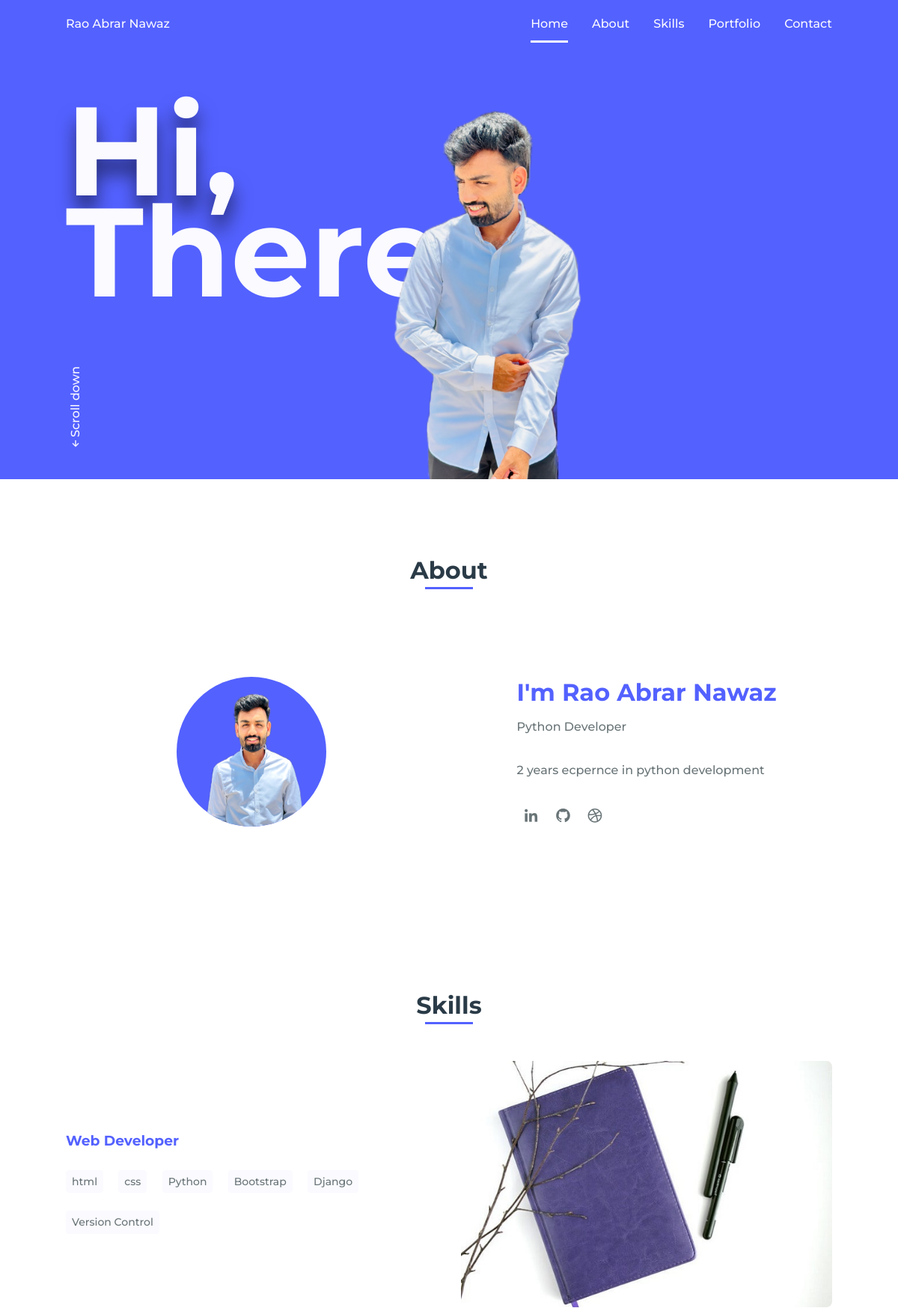
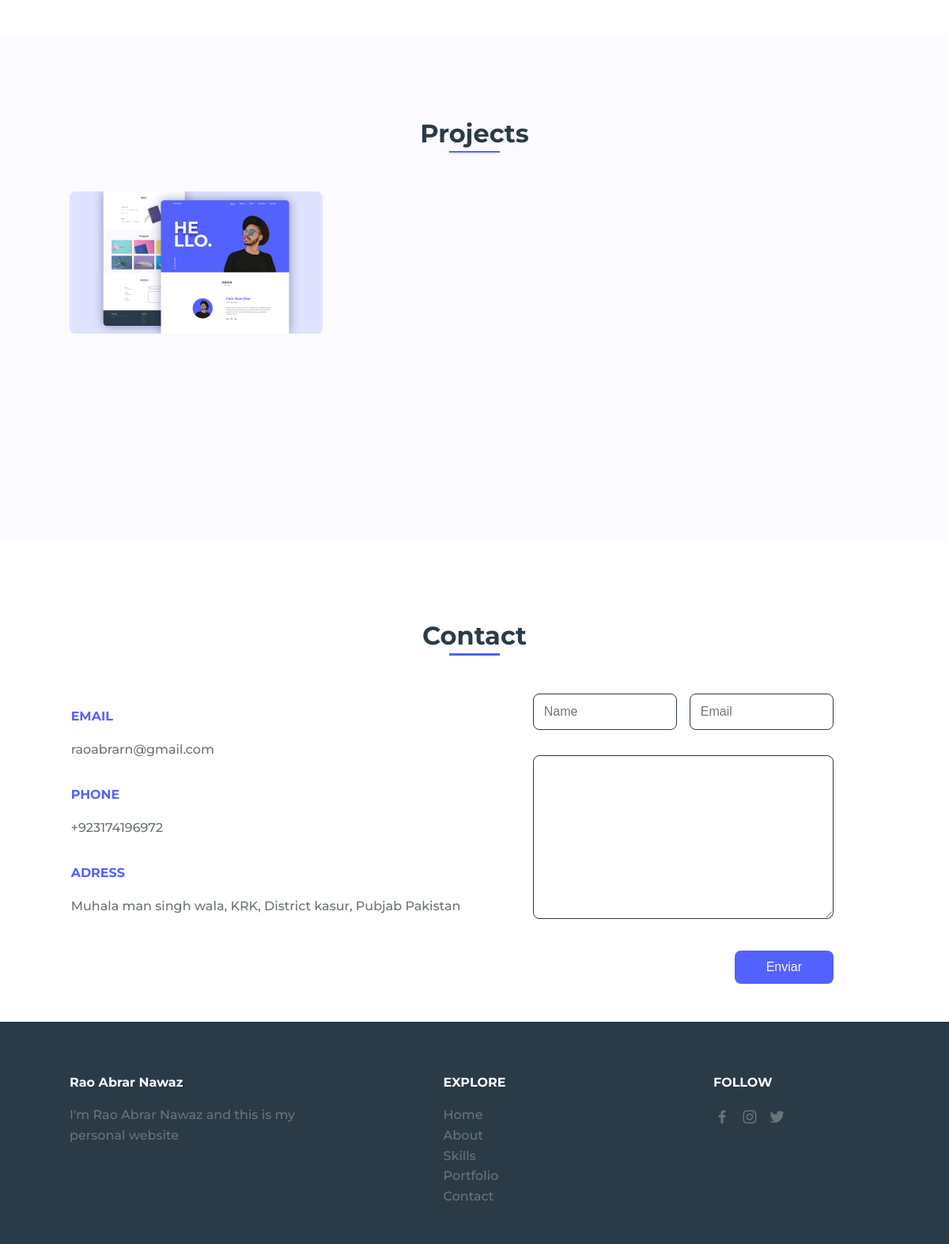
The page / on the database its author committed (2 pictures, top to bottom).
### portfolio/models.py (models this page shows, shortened)
class Home(models.Model):
    name = models.CharField(max_length=20)
    greetings_1 = models.CharField(max_length=10)
    greetings_2 = models.CharField(max_length=10)
    picture = models.ImageField(upload_to='picture/', height_field=None, width_field=None, max_length=None)
    updated = models.DateTimeField(auto_now=True)

class About(models.Model):
    heading = models.CharField(max_length = 150)
    career = models.CharField(max_length = 150)
    description = models.TextField(blank=True)
    profile_image = models.ImageField(upload_to='profile/', height_field=None, width_field=None, max_length=None)
    updated = models.DateTimeField(auto_now=True)

class Category(models.Model):
    name  = models.CharField( max_length=50)
    updated = models.DateTimeField(auto_now=True)
    class Meta:
        verbose_name = 'Skill'
        verbose_name_plural = 'Skills'

class Skills(models.Model):
    category = models.ForeignKey(Category, on_delete=models.CASCADE)
    skill_name = models.CharField(max_length=50)

class Portfolio(models.Model):
    image = models.ImageField(upload_to='portfolio/', height_field=None, width_field=None, max_length=None)
    link = models.URLField(max_length=200)

### portfolio/views.py (the view)
# urls.py: path('', views.home, name='home')
def home(request):
    home = Home.objects.latest('updated')
    about = About.objects.latest('updated')
    profiles = Profile.objects.filter(about=about)
    categories = Category.objects.all()
    portfolios = Portfolio.objects.all()
    context = {
        'home':home,
        'about':about,
        'profiles':profiles,
        'categories':categories,
        'portfolios':portfolios,
    }
    return render(request, 'portfolio/index.html', context)

### portfolio/templates/portfolio/index.html (shortened to what this page needs)
{% load static %}
<!DOCTYPE html>
    <html lang="en">
    <head>
        <link rel="stylesheet" href="{% static 'assets/css/styles.css' %}">
        <link href='https://cdn.jsdelivr.net/npm/boxicons@2.0.5/css/boxicons.min.css' rel='stylesheet'>
    </head>
    <body>
        <header class="l-header">
            <nav class="nav bd-grid">
                <div>
                    <a href="#" class="nav__logo">{{home.name}}</a>
                </div>
                <div class="nav__menu" id="nav-menu">
                    <ul class="nav__list">
                        <li class="nav__item"><a href="#home" class="nav__link active">Home</a></li>
                        <li class="nav__item"><a href="#about" class="nav__link">About</a></li>
                        <li class="nav__item"><a href="#skills" class="nav__link">Skills</a></li>
                        <li class="nav__item"><a href="#portfolio" class="nav__link">Portfolio</a></li>
                        <li class="nav__item"><a href="#contact" class="nav__link">Contact</a></li>
                    </ul>
                </div>
            </nav>
        </header>
        <main class="l-main">
            <section class="home" id="home">
                <div class="home__container bd-grid">
                    <h1 class="home__title"><span>{{home.greetings_1}}</span><br>{{home.greetings_2}}.</h1>
                    <div class="home__scroll">
                        <a href="#about" class="home__scroll-link"><i class='bx bx-up-arrow-alt' ></i>Scroll down</a>
                    </div>
                    <img src="{{home.picture.url}}" alt="" class="home__img">
                </div>
            </section>
            <section class="about section" id="about">
                <h2 class="section-title">About</h2>
                <div class="about__container bd-grid">
                    <div class="about__img">
                        <img src="{{about.profile_image.url}}" alt="">
                    </div>
                    <div>
                        <h2 class="about__subtitle">{{about.heading}}</h2>
                        <span class="about__profession">{{about.career}}</span>
                        <p class="about__text">{{about.description}}</p>
                        <div class="about__social">
                            <a href="#" class="about__social-icon"><i class='bx bxl-linkedin' ></i></a>
                            <a href="#" class="about__social-icon"><i class='bx bxl-github' ></i></a>
                            <a href="#" class="about__social-icon"><i class='bx bxl-dribbble' ></i></a>
                        </div>
                    </div>
                </div>
            </section>
            <section class="skills section" id="skills">
                <h2 class="section-title">Skills</h2>
                <div class="skills__container bd-grid">
                    <div class="skills__box">
                        <div class="skills__box">
                            {% for category  in categories %}
                            <h3 class="skills__subtitle">{{category.name}}</h3>
                                {% for skills in category.skills_set.all  %}
                                    <span class="skills__name">{{skills.skill_name}}</span>
                                {% endfor %}
                            {% endfor %}
                        </div>
                    </div>
                    <div class="skills__img">
                        <img src="{% static 'assets/img/skill.jpg' %}" alt="">
                    </div>
                </div>
            </section>
            <section class="portfolio section" id="portfolio">
                <h2 class="section-title">Projects</h2>
                <div class="portfolio__container bd-grid">
                    {% for portfolio in  portfolios %}
                    <div class="portfolio__img">
                        <img src="{{portfolio.image.url}}" alt="">
                    </div>
                    {% endfor %}
                </div>
            </section>
            <section class="contact section" id="contact">
                <h2 class="section-title">Contact</h2>
                <div class="contact__container bd-grid">
                    <div class="contact__info">
                        <h3 class="contact__subtitle">EMAIL</h3>
                        <span class="contact__text">raoabrarn@gmail.com</span>
                        <h3 class="contact__subtitle">PHONE</h3>
                        <span class="contact__text">+923174196972</span>
                        <h3 class="contact__subtitle">ADRESS</h3>
                        <span class="contact__text">Muhala man singh wala, KRK, District kasur, Pubjab Pakistan</span>
                    </div>
                    <form action="" class="contact__form">
                        <div class="contact__inputs">
                            <input type="text" placeholder="Name" class="contact__input">
                            <input type="mail" placeholder="Email" class="contact__input">
                        </div>
                        <textarea name="" id="" cols="0" rows="10" class="contact__input"></textarea>
                        <input type="submit" value="Enviar" class="contact__button">
                    </form>
                </div>
            </section>
        </main>
        <footer class="footer section">
            <div class="footer__container bd-grid">
                <div class="footer__data">
                    <h2 class="footer__title">Rao Abrar Nawaz</h2>
                    <p class="footer__text">I'm Rao Abrar Nawaz and this is my personal website</p>
                </div>
                <div class="footer__data">
                    <h2 class="footer__title">EXPLORE</h2>
                    <ul>
                        <li><a href="#home" class="footer__link">Home</a></li>
                        <li><a href="#about" class="footer__link">About</a></li>
                        <li><a href="#skills" class="footer__link">Skills</a></li>
                        <li><a href="#portfolio" class="footer__link">Portfolio</a></li>
                        <li><a href="#Contact" class="footer__link">Contact</a></li>
                    </ul>
                </div>
                <div class="footer__data">
                    <h2 class="footer__title">FOLLOW</h2>
                    <a href="#" class="footer__social"><i class='bx bxl-facebook' ></i></a>
                    <a href="#" class="footer__social"><i class='bx bxl-instagram' ></i></a>
                    <a href="#" class="footer__social"><i class='bx bxl-twitter' ></i></a>
                </div>
            </div>
        </footer>
    </body>
</html>

### rows shown on the page
Home: name "Rao Abrar Nawaz", greetings_1 "Hi,", greetings_2 "There", picture (picture)
About: profile_image (picture), heading "I'm Rao Abrar Nawaz", career "Python Developer", description "2 years ecpernce in python development"
Category: name "Web Developer"
Skills: skill_name "html"
Skills: skill_name "css"
Skills: skill_name "Python"
Skills: skill_name "Bootstrap"
Skills: skill_name "Django"
Skills: skill_name "Version Control"
Portfolio: image (picture)
